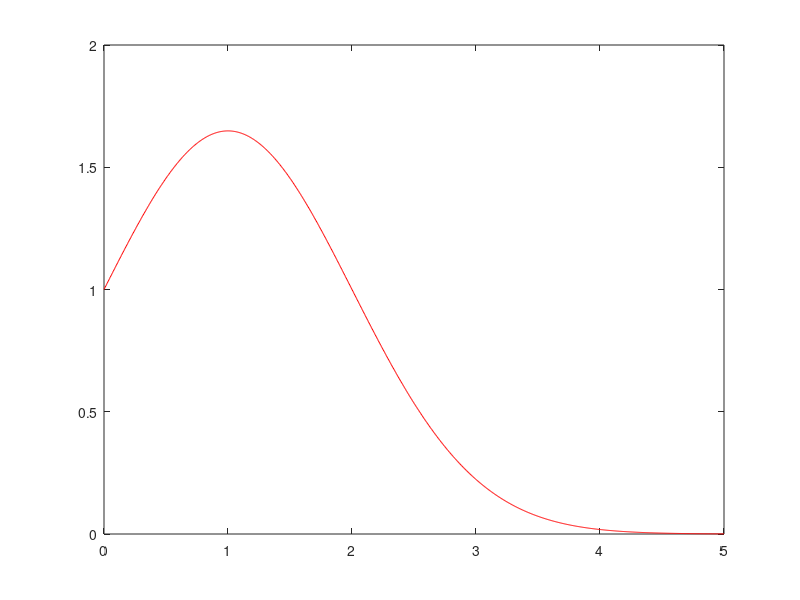

This chart was generated by the following MATLAB code: (Note: this script raises an error after producing the figure.)
clear
clc
clf
%% Ve chinh xac
xi = linspace(0,5,1000);
yi = exp(xi-xi.^2/2);
plot(xi,yi,'r'); 
hold on
%% Ve gan dung
syms x;
syms y;
f = (1-x)*y;
%% PP Euler
[x1,y1] = ole(f,0,5,1,25);
plot(x1,y1,x1,y1,'v');

%% PP hien an hinh thang
[x2,y2,n2] = hienanhinhthang(f,0,5,1,25,1e-3);
plot(x2,y2,x2,y2,'*');

%% PP hien an trung diem
[x3,y3] = hienantrungdiem(f,0,5,1,25);
plot(x3,y3,x3,y3,'o');

%% PP Runge - Kutta (R-K)
[x4,y4] = RK(f,0,5,1,25);
plot(x4,y4,x4,y4,'^');